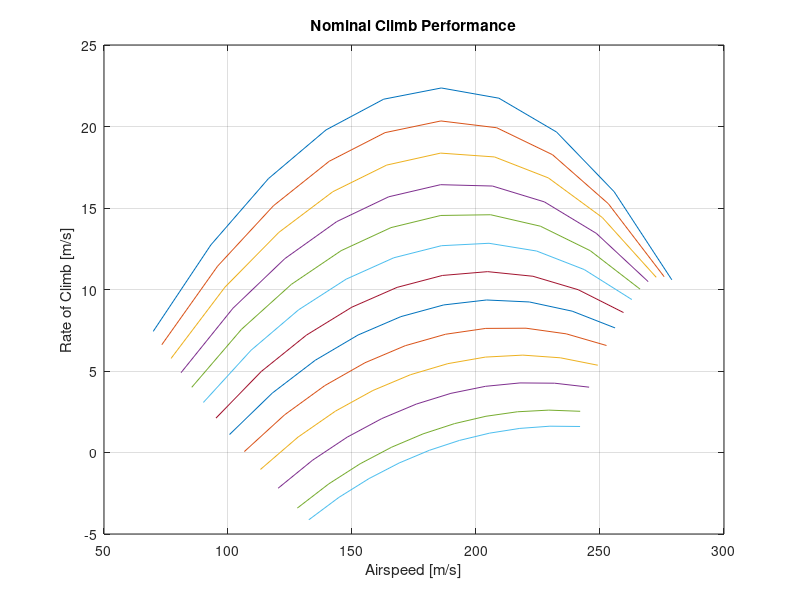

The MATLAB script that drew this image:
%% Climb Performance for Boeing 737-500 
clear
g=9.81;
%Wing Parameters
b = 28.9;
S = 91.04;
e = 0.75;
AR = (b^2/S);
K = (1/(pi*AR*e));
Clmax = 1.89;
cdo = 0.019;
%Altitude parameters
Temp = [288,281.7,275.2,268.7,262.2,255.7,249.2,242.7,236.2,229.7,223.3,216.8,216.7]; 
rho = [1.225,1.112,1.007,0.9093,0.8194,0.7364,0.6601,0.59,0.5258,0.4671,0.4135,0.3648,0.3399];%Up to 11,500 m
rhoSL=1.225;
m=52390;
W = m*g;
N = 2;
Tstatic=82300;

for i=1:13
sigma(i)=rho(i)/rhoSL;       
a(i)= sqrt(1.4*287*Temp(i));
Vstall(i) = sqrt((2*W)/(rho(i)*S*Clmax));
Vmax(i) = 0.82*a(i);
Vavg(i) = 0.5*(Vmax(i) + Vstall(i));
T(i) = N*(sigma(i)^0.85)*(Tstatic - 207.73*Vavg(i) + 0.2077*(Vavg(i)^2));
    
end

for i=1:13
V=linspace(Vstall(i),Vmax(i),10);
    for x=1:10
        Vm(x,i)=V(x);
        RC(x,i) = V(x)*((T(i)/W) - 0.5*(rho(i))*(V(x)^2)*((W/S)^(-1))*cdo - ...
        ((W/S)*(2*K)/(rho(i)*(V(x)^2))));   
end
figure(1);
plot(Vm(:,i),RC(:,i),'-');
title('Nominal Climb Performance');
xlabel('Airspeed [m/s]');
ylabel('Rate of Climb [m/s]');
hold on;
grid on;
end






